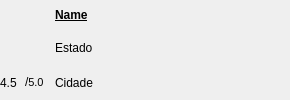
<?xml version="1.0" encoding="UTF-8"?>
<ui version="4.0">
 <class>SerachFriends</class>
 <widget class="QWidget" name="SerachFriends">
  <property name="geometry">
   <rect>
    <x>0</x>
    <y>0</y>
    <width>290</width>
    <height>100</height>
   </rect>
  </property>
  <property name="minimumSize">
   <size>
    <width>290</width>
    <height>100</height>
   </size>
  </property>
  <property name="maximumSize">
   <size>
    <width>290</width>
    <height>100</height>
   </size>
  </property>
  <property name="windowTitle">
   <string>Form</string>
  </property>
  <layout class="QGridLayout" name="gridLayout">
   <property name="leftMargin">
    <number>0</number>
   </property>
   <property name="topMargin">
    <number>0</number>
   </property>
   <property name="rightMargin">
    <number>0</number>
   </property>
   <property name="bottomMargin">
    <number>0</number>
   </property>
   <property name="spacing">
    <number>0</number>
   </property>
   <item row="1" column="1">
    <spacer name="horizontalSpacer">
     <property name="orientation">
      <enum>Qt::Horizontal</enum>
     </property>
     <property name="sizeType">
      <enum>QSizePolicy::Fixed</enum>
     </property>
     <property name="sizeHint" stdset="0">
      <size>
       <width>5</width>
       <height>20</height>
      </size>
     </property>
    </spacer>
   </item>
   <item row="0" column="0" rowspan="2">
    <widget class="QLabel" name="Friend_img">
     <property name="sizePolicy">
      <sizepolicy hsizetype="Fixed" vsizetype="Fixed">
       <horstretch>0</horstretch>
       <verstretch>0</verstretch>
      </sizepolicy>
     </property>
     <property name="minimumSize">
      <size>
       <width>50</width>
       <height>50</height>
      </size>
     </property>
     <property name="maximumSize">
      <size>
       <width>50</width>
       <height>50</height>
      </size>
     </property>
     <property name="text">
      <string/>
     </property>
     <property name="pixmap">
      <pixmap resource="../resources.qrc">:/img_login/images/User_img.png</pixmap>
     </property>
     <property name="scaledContents">
      <bool>true</bool>
     </property>
    </widget>
   </item>
   <item row="2" column="0">
    <widget class="QFrame" name="rating">
     <layout class="QHBoxLayout" name="horizontalLayout_2">
      <property name="spacing">
       <number>0</number>
      </property>
      <property name="leftMargin">
       <number>0</number>
      </property>
      <property name="topMargin">
       <number>0</number>
      </property>
      <property name="rightMargin">
       <number>0</number>
      </property>
      <property name="bottomMargin">
       <number>0</number>
      </property>
      <item>
       <widget class="QLabel" name="label_rating_2">
        <property name="text">
         <string>4.5</string>
        </property>
       </widget>
      </item>
      <item>
       <widget class="QLabel" name="label_2">
        <property name="text">
         <string>&lt;html&gt;&lt;head/&gt;&lt;body&gt;&lt;p&gt;/&lt;span style=&quot; font-size:8pt;&quot;&gt;5.0&lt;/span&gt;&lt;/p&gt;&lt;/body&gt;&lt;/html&gt;</string>
        </property>
       </widget>
      </item>
     </layout>
    </widget>
   </item>
   <item row="2" column="2">
    <widget class="QLabel" name="label_city">
     <property name="text">
      <string>Cidade</string>
     </property>
    </widget>
   </item>
   <item row="1" column="2">
    <widget class="QLabel" name="label_state">
     <property name="text">
      <string>Estado</string>
     </property>
    </widget>
   </item>
   <item row="0" column="2">
    <widget class="QLabel" name="label_name">
     <property name="font">
      <font>
       <weight>75</weight>
       <bold>true</bold>
       <underline>true</underline>
      </font>
     </property>
     <property name="text">
      <string>Name</string>
     </property>
    </widget>
   </item>
   <item row="0" column="3">
    <widget class="QPushButton" name="Button_add">
     <property name="maximumSize">
      <size>
       <width>30</width>
       <height>30</height>
      </size>
     </property>
     <property name="text">
      <string/>
     </property>
     <property name="icon">
      <iconset theme="add">
       <normaloff>.</normaloff>.</iconset>
     </property>
     <property name="flat">
      <bool>true</bool>
     </property>
    </widget>
   </item>
  </layout>
 </widget>
 <resources>
  <include location="../resources.qrc"/>
 </resources>
 <connections/>
</ui>
